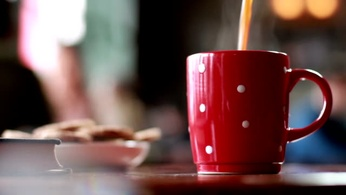
#> input picture Exercises/Module_6/day4/img/cup.jpg, 346 x 195 px, shrunk from 640 x 360 before the run
$ jupyter execute Thresholding.ipynb   (shell and % lines are left out)
#> lines starting #> are read from the running program, lines starting #| are printed output that depends on the picture; after the words box and inside, x2 and y2 are one past the last pixel; in counts of white or black regions, pixels touching at a corner belong together
# Computer Vision Thresholding

[cell 1]
import cv2
import numpy as np
import matplotlib.pyplot as plt
plt.rcParams['image.cmap'] = 'gray'

[cell 2]
# Load an image and apply all types of thresholding that openCV offers (like thresh_binary, thresh_trunc, tozero, etc)
# Display the original image as well as the thresholded images
image = cv2.imread('img/cup.jpg')
#> image is the input picture: shape (195, 346, 3); mean B, G, R 78.4, 80.4, 111.1
img = image.copy()

[cell 3]
ret,thresh1 = cv2.threshold(img,127,255,cv2.THRESH_BINARY)
ret,thresh2 = cv2.threshold(img,127,255,cv2.THRESH_BINARY_INV)
ret,thresh3 = cv2.threshold(img,127,255,cv2.THRESH_TRUNC)
ret,thresh4 = cv2.threshold(img,127,255,cv2.THRESH_TOZERO)
ret,thresh5 = cv2.threshold(img,127,255,cv2.THRESH_TOZERO_INV)

titles = ['Original_image','BINARY','BINARY_INV','TRUNC','TOZERO','TOZERO_INV']
images = [img, thresh1, thresh2, thresh3, thresh4, thresh5]

fig = plt.figure(figsize=(10,5))

for i in range(6):
    plt.subplot(2,3,i+1),plt.imshow(images[i][: ,:, ::-1])
    plt.title(titles[i])
    plt.xticks([]),plt.yticks([])

plt.show()

[Hint](# "cv2.threshold(img, threshold, max_value, cv2.THRESH_BINARY)")

[cell 4]
# Adjust the values and types to try to isolate the regions of interests the best way possible
# eliminating as much noise as possible
# Display the original image as well as the thresholded images
ret,thresh1 = cv2.threshold(img,12,255,cv2.THRESH_BINARY)
ret,thresh2 = cv2.threshold(img,12,255,cv2.THRESH_BINARY_INV)
ret,thresh3 = cv2.threshold(img,12,255,cv2.THRESH_TRUNC)
ret,thresh4 = cv2.threshold(img,12,255,cv2.THRESH_TOZERO)
ret,thresh5 = cv2.threshold(img,12,255,cv2.THRESH_TOZERO_INV)

titles = ['Original_image','BINARY','BINARY_INV','TRUNC','TOZERO','TOZERO_INV']
images = [img, thresh1, thresh2, thresh3, thresh4, thresh5]

fig = plt.figure(figsize=(10,5))

for i in range(6):
    plt.subplot(2,3,i+1),plt.imshow(images[i][: ,:, ::-1])
    plt.title(titles[i])
    plt.xticks([]),plt.yticks([])

plt.show()

[cell 5]
# Repeat the above operations with a different image
image = cv2.imread('img/day3.jpg')
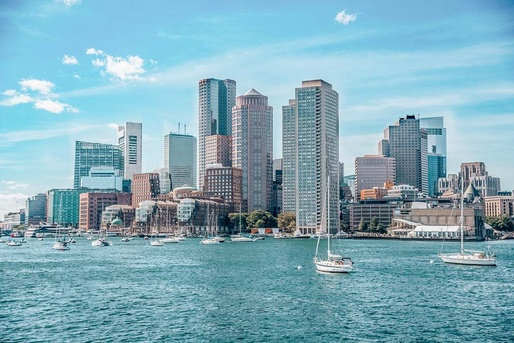
#> input picture Exercises/Module_6/day4/img/day3.jpg, 514 x 343 px, shrunk from 950 x 633 before the run
#> image is the input picture: shape (343, 514, 3); mean B, G, R 186.1, 171.7, 129.6
img = image.copy()

ret,thresh1 = cv2.threshold(img,9,255,cv2.THRESH_BINARY)
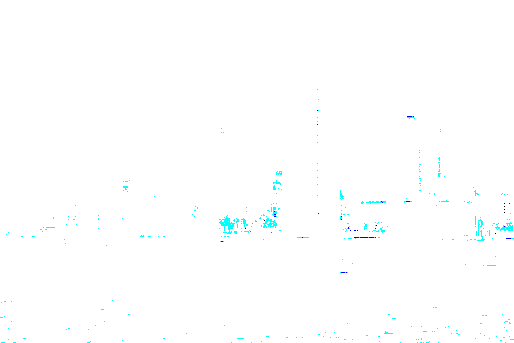
#> thresh1: shape (343, 514, 3); mean B, G, R 255, 254.9, 253.4
ret,thresh2 = cv2.threshold(img,9,255,cv2.THRESH_BINARY_INV)
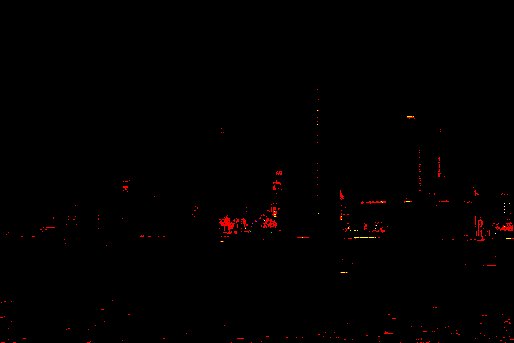
#> thresh2: shape (343, 514, 3); mean B, G, R 0, 0.1, 1.6
ret,thresh3 = cv2.threshold(img,9,255,cv2.THRESH_TRUNC)
#> thresh3: shape (343, 514, 3)
ret,thresh4 = cv2.threshold(img,9,255,cv2.THRESH_TOZERO)
#> thresh4: shape (343, 514, 3)
ret,thresh5 = cv2.threshold(img,9,255,cv2.THRESH_TOZERO_INV)
#> thresh5: shape (343, 514, 3)

titles = ['Original_image','BINARY','BINARY_INV','TRUNC','TOZERO','TOZERO_INV']
images = [img, thresh1, thresh2, thresh3, thresh4, thresh5]

fig = plt.figure(figsize=(10,5))

for i in range(6):
    plt.subplot(2,3,i+1),plt.imshow(images[i][: ,:, ::-1])
    plt.title(titles[i])
    plt.xticks([]),plt.yticks([])

plt.show()
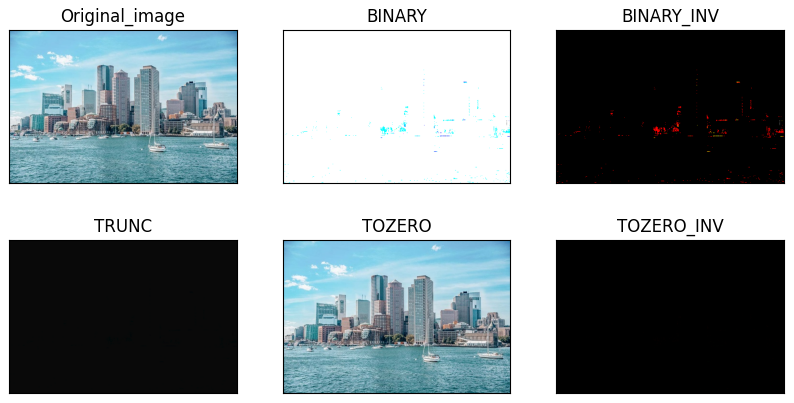
#> figure drawn by matplotlib, 6 panels

[cell 6]
# cv2.threshold will always return 2 values, can you guess what the first value corresponds to?
# print the values to screen and try to see what they correspond to
ret

[cell 7]
# Given this image
text_img = cv2.imread('img/text.png', cv2.IMREAD_GRAYSCALE)
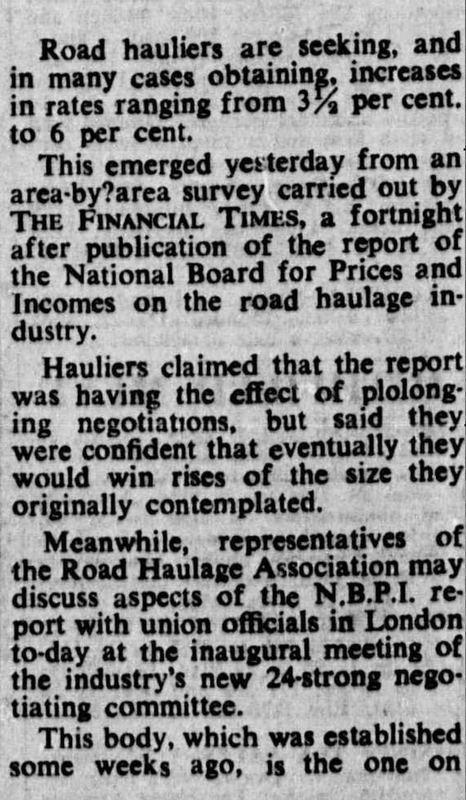
#> input picture Exercises/Module_6/day4/img/text.png, 466 x 800 px, shrunk from 861 x 1479 before the run
#> text_img is the input picture: shape (800, 466); min 0, max 241, mean 141.4
plt.figure(figsize = (20,15))
plt.imshow(text_img);

[cell 8]
# Clean it up so it looks like similar to this
text_clean_img = cv2.imread('img/clean-text.jpg', cv2.IMREAD_GRAYSCALE)
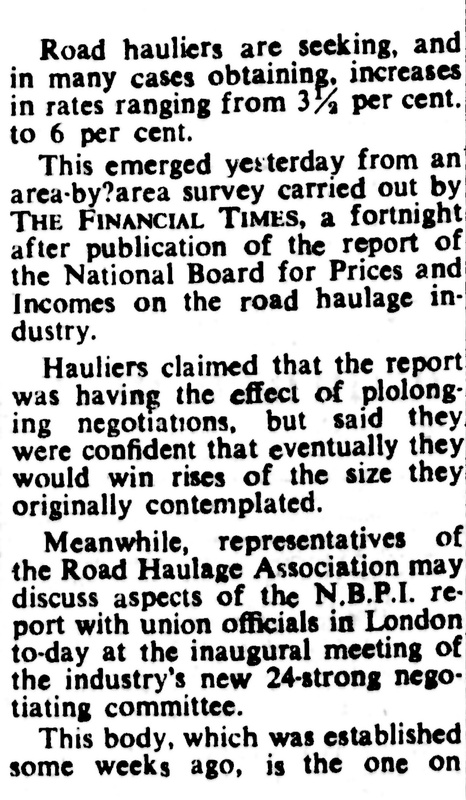
#> input picture Exercises/Module_6/day4/img/clean-text.jpg, 466 x 800 px, shrunk from 861 x 1479 before the run
#> text_clean_img is the input picture: shape (800, 466); min 0, max 255, mean 195
plt.figure(figsize = (20,15))
plt.imshow(text_clean_img);

[cell 9]
ret,thresh = cv2.threshold(text_img,50,255,cv2.THRESH_BINARY)
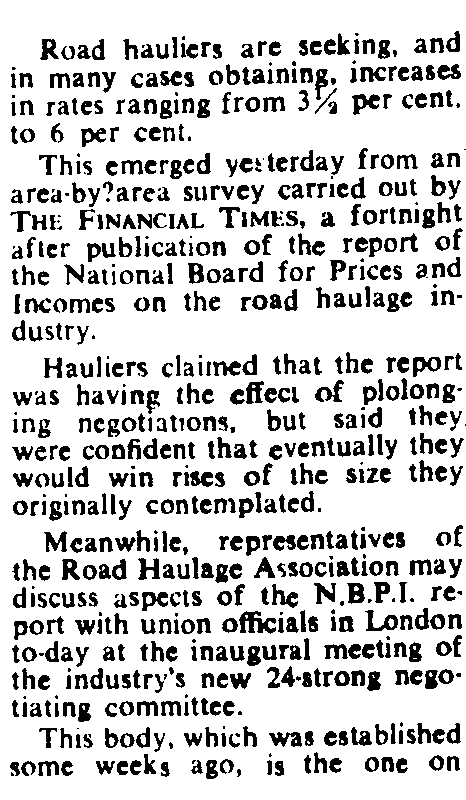
#> thresh: shape (800, 466); 80.4% white; 733 black regions (93 under 20 px), largest, box (x1, y1, x2, y2) and area: (239, 611, 276, 634) 457, (352, 94, 380, 115) 293, (365, 610, 398, 631) 285

[cell 10]
text_img[thresh==255] = 255

[cell 11]
plt.figure(figsize=(20,15))
plt.imshow(text_img);

[cell 12]
# Can you also do the same with this one?
dark_notes = cv2.imread('img/notes.png', cv2.IMREAD_GRAYSCALE)
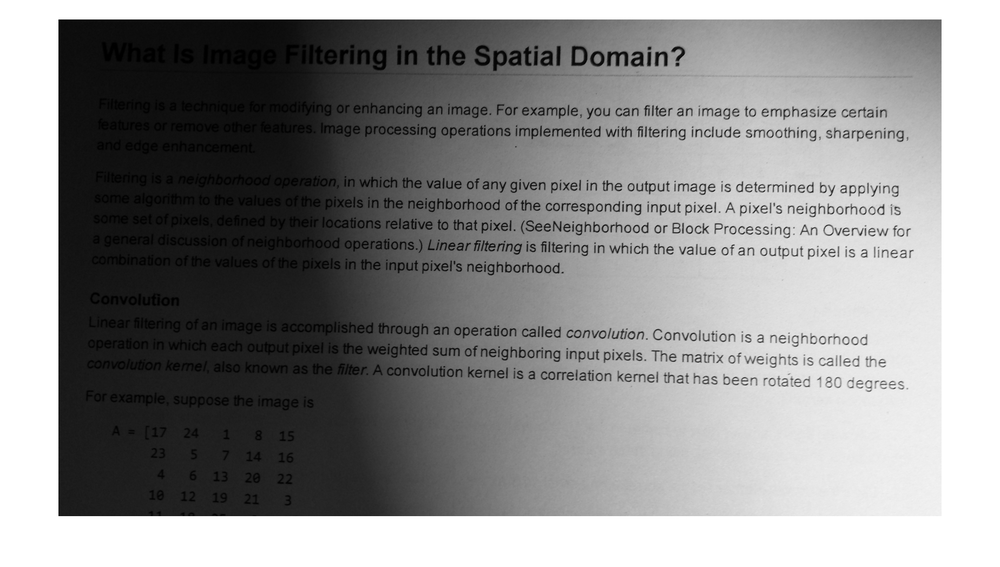
#> input picture Exercises/Module_6/day4/img/notes.png, 1000 x 567 px, shrunk from 1848 x 1048 before the run
#> dark_notes is the input picture: shape (567, 1000); min 0, max 255, mean 143
plt.figure(figsize = (20,15))
plt.imshow(dark_notes);

[cell 13]
# What is the difference between the first and 2nd image?, did you manage to get good results with the 2nd one?
img_notes = dark_notes.copy()

ret,thresh = cv2.threshold(img_notes, 50, 255,cv2.THRESH_TRUNC)
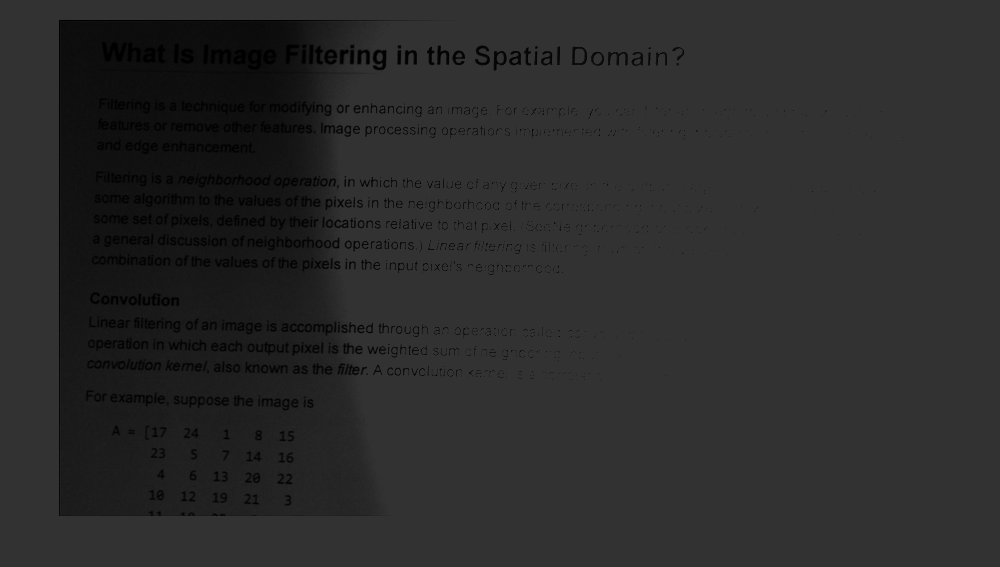
#> thresh: shape (567, 1000); min 0, max 50, mean 42.6

img_notes[thresh==50] = 255
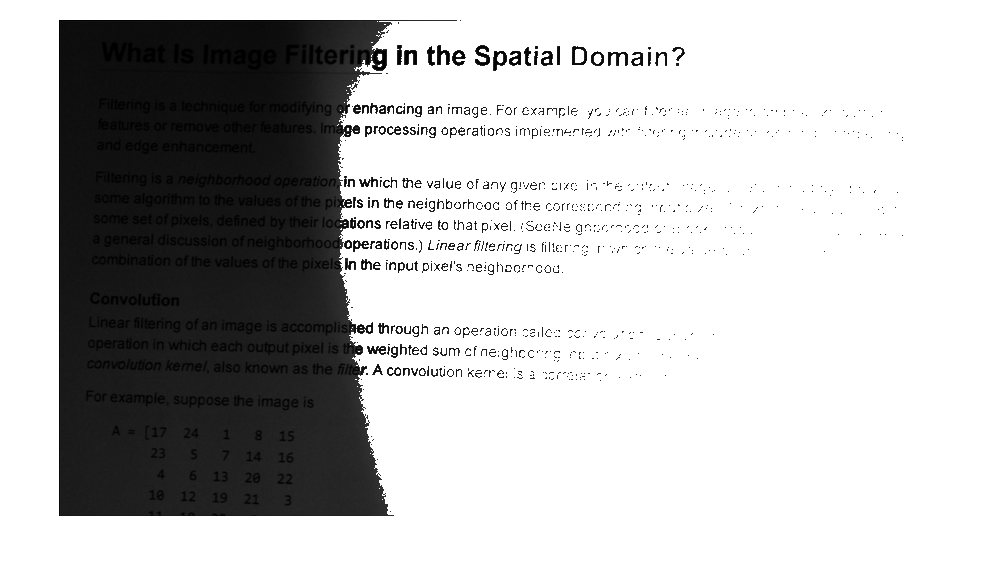
#> img_notes: shape (567, 1000); min 0, max 255, mean 190.8

plt.figure(figsize=(20,15))
plt.imshow(img_notes);
